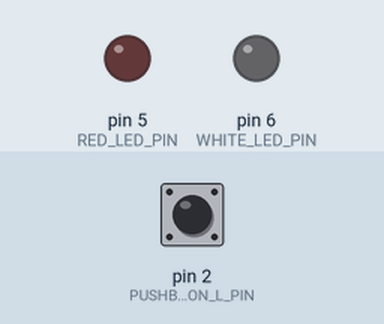
Recording of a program running on a simulated Teensy 3. Parts: output pins drawn as LEDs (lit = HIGH). Inputs (shaded band) come from the test bench; at power-on: pin 2 (PUSHBUTTON_L_PIN) HIGH.

Above: at 1.2 s.
1.3 s: pin 2 (PUSHBUTTON_L_PIN) pulled LOW for 1 s
At 1.45 s:
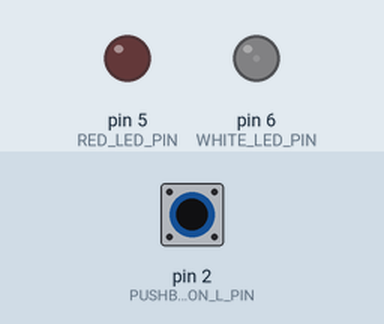
4.3 s: pin 2 (PUSHBUTTON_L_PIN) pulled LOW for 0.15 s
At 5.6 s:
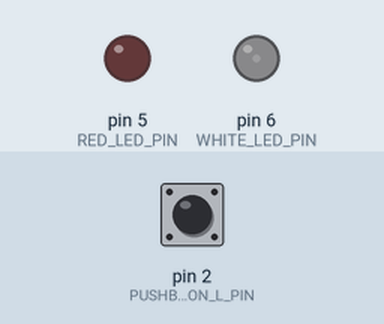
5.9 s: pin 2 (PUSHBUTTON_L_PIN) driven LOW
At 6.05 s:
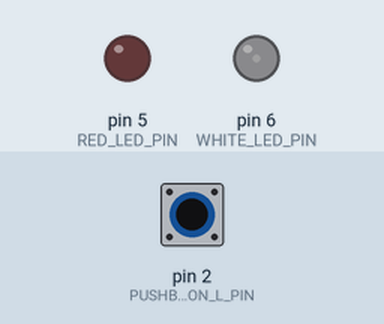
8.9 s: pin 2 (PUSHBUTTON_L_PIN) driven HIGH
10.4 s: pin 2 (PUSHBUTTON_L_PIN) driven LOW
At 11.9 s:
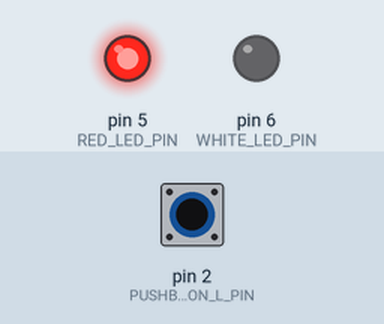
Timing chart, 0 to 14.4 s (numbered marks = the images above; inputs shaded):
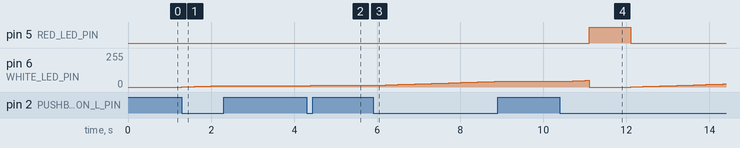

The program:

main.cpp
```cpp
#include <Arduino.h>

/******************************************************************************
LED Controller
Mitch Berkson

Teensy 3.2

*****************************************************************************/
#define WHITE_LED_PIN 6
#define RED_LED_PIN 5
#define PUSHBUTTON_L_PIN 2

// PWM frequency in Hz
// This is a tradeoff between ripple current in the injector and
// switching losses in the MOSFET and diode.  At 20KHz, those were getting
// warm.
const uint16_t PWM_FREQ_HZ = 1000;

const uint16_t LED_OFF = 0;
const uint16_t LED_MAX = 256;

//---------------------- setup -------------------------------------------------
void setup() {

  pinMode(WHITE_LED_PIN, OUTPUT);
  pinMode(RED_LED_PIN, OUTPUT);
  pinMode(PUSHBUTTON_L_PIN, INPUT);

  analogWriteFrequency(WHITE_LED_PIN, PWM_FREQ_HZ);

  analogWrite(WHITE_LED_PIN, LED_OFF);
  digitalWriteFast(RED_LED_PIN, LED_OFF);

}
unsigned long prevMillis = 0;
const uint16_t brightnessInc = 1;  // brightness increment
uint16_t whiteLevel = 0;  // current brightness
const uint16_t minBrightness = 0;
const uint16_t maxBrightness = 50;
const uint16_t timeIncrement = 100;  // milliseconds
uint16_t currentBrightness;
bool redOn = false;
const uint16_t redOnTime = 1000;

uint16_t bump_brightness(uint16_t inc) {
  whiteLevel += inc;
  if (whiteLevel >= maxBrightness) {
    whiteLevel = minBrightness;
  }
  return whiteLevel;
}

//----------------------- loop --------------------------------------------------
void loop() {

  unsigned long currentMillis;
  uint8_t pbVal;

  currentMillis = millis();

  pbVal = digitalReadFast(PUSHBUTTON_L_PIN);

  if (pbVal == LOW) {
    if (redOn) {
      if ((currentMillis - prevMillis) > redOnTime) {
        digitalWriteFast(RED_LED_PIN, 0);
        redOn = false;
        currentBrightness = bump_brightness(brightnessInc);
        analogWrite(WHITE_LED_PIN, currentBrightness);
        prevMillis = currentMillis;
      }
    } else {
      if ((currentMillis - prevMillis) > timeIncrement) {
        currentBrightness = bump_brightness(brightnessInc);
        analogWrite(WHITE_LED_PIN, currentBrightness);
        prevMillis = currentMillis;
      }
      if (currentBrightness == minBrightness) { // turn on red
        digitalWriteFast(RED_LED_PIN, 1);
        redOn = true;
      }
    }
  }
}
```

Measured:
- after the input at 1.3 s, pin 6 (WHITE_LED_PIN): moves from 0/255 to 10/255 over 0.91 s, starting at once
- after the input at 4.3 s, pin 6 (WHITE_LED_PIN): 10/255 → 11/255 at once, → 12/255 0.10 s later
- after the input at 5.9 s, pin 6 (WHITE_LED_PIN): moves from 12/255 to 42/255 over 2.9 s, starting at once
- after the input at 8.9 s, pin 5 (RED_LED_PIN): stays LOW (without the input it goes to HIGH after 0.74 s); pin 6 (WHITE_LED_PIN): stays 42/255 (without the input it goes to 43/255 after 0.03 s)
- after the input at 10.4 s, pin 5 (RED_LED_PIN): LOW → HIGH after 0.71 s, → LOW 1.0 s later; pin 6 (WHITE_LED_PIN): 42/255 → 43/255 at once, → 44/255 0.10 s later, → 45/255 0.10 s later, → 46/255 0.10 s later, … (31 changes in this stretch)
